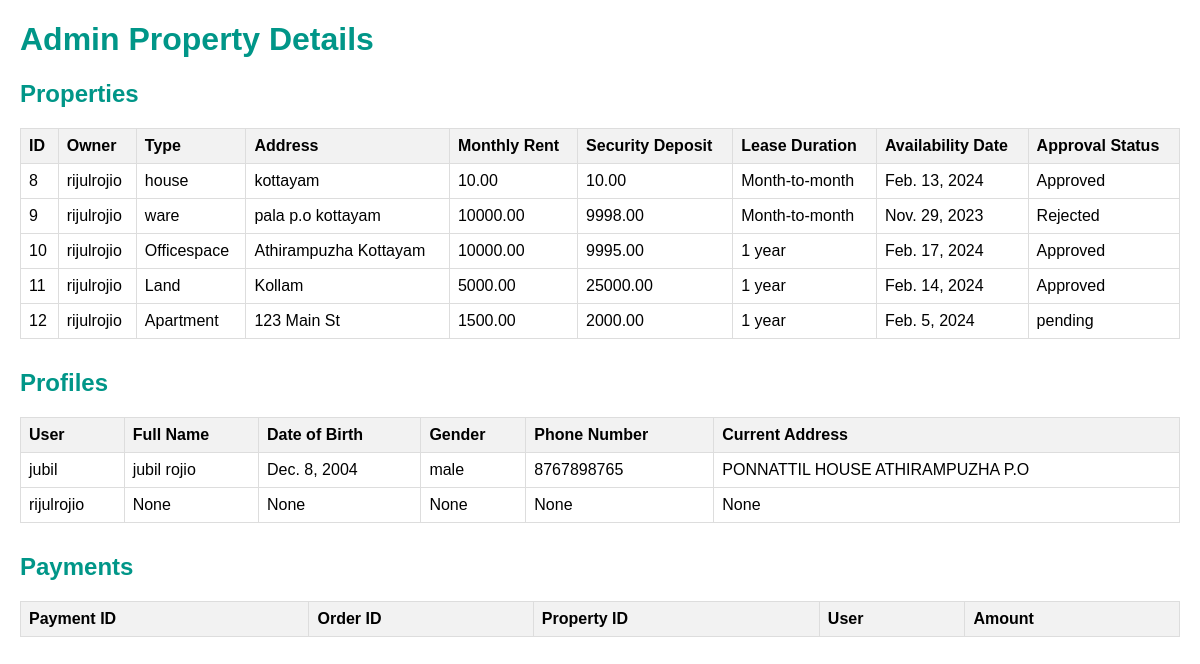
Page /adminpay on the earlier database version.
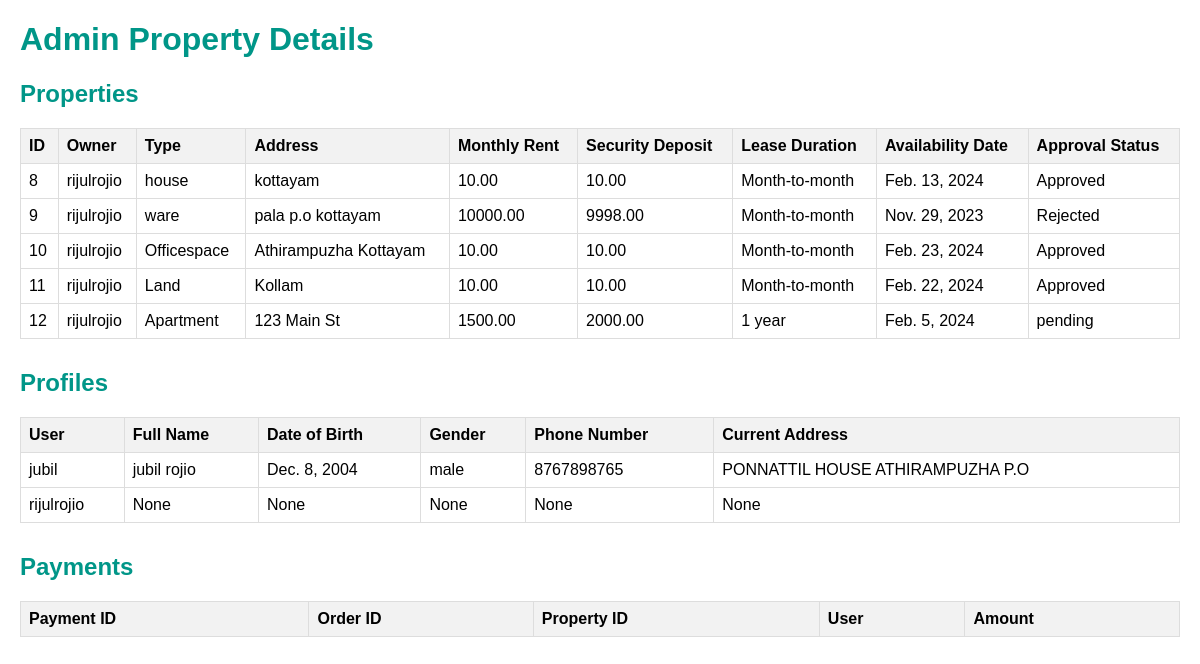
Same page on the later database version.
### rental/models.py (models this page shows, shortened)
class Property(models.Model):
    property_owner = models.ForeignKey(
        get_user_model(),
        on_delete=models.CASCADE
    )
    property_type = models.CharField(max_length=20, choices=[('apartment', 'Apartment'), ('house', 'House'), ('office', 'Office')])
    address = models.CharField(max_length=255)
    monthly_rent = models.DecimalField(max_digits=10, decimal_places=2)
    security_deposit = models.DecimalField(max_digits=10, decimal_places=2)
    lease_duration = models.CharField(max_length=20, choices=[('1 year', '1 Year'), ('month-to-month', 'Month-to-Month')])
    availability_date = models.DateField()
    APPROVAL_CHOICES = [
        ('pending', 'Pending'),
        ('approved', 'Approved'),
        ('rejected', 'Rejected'),
    ]
    approval_status = models.CharField(
        max_length=20,
        choices=APPROVAL_CHOICES,
        default='pending',
    )
    deleted = models.BooleanField(default=False)

class CustomUser(AbstractUser):
    role = models.CharField(max_length=15)  # For custom user roles, if needed
    class Meta:
        verbose_name = 'User'
        verbose_name_plural = 'Users'

### rental/views.py (the view)
# urls.py: path('adminpay', views.admin_dashboard, name='adminpay'),
def admin_dashboard(request):
    properties = Property.objects.all()
    profiles = Profile.objects.all()
    payments = Payment.objects.all()
    return render(request, 'adminpay.html', {'properties': properties, 'profiles': profiles, 'payments': payments})

### templates/adminpay.html (shortened to what this page needs)
{% load static %}
<!DOCTYPE html>
<html lang="en">
<head>
</head>
<body>
    <h1>Admin Property Details</h1>
    <div>
        <h2>Properties</h2>
        <table>
            <thead>
                <tr>
                    <th>ID</th>
                    <th>Owner</th>
                    <th>Type</th>
                    <th>Address</th>
                    <th>Monthly Rent</th>
                    <th>Security Deposit</th>
                    <th>Lease Duration</th>
                    <th>Availability Date</th>
                    <th>Approval Status</th>
                </tr>
            </thead>
            <tbody>
                {% for property in properties %}
                <tr>
                    <td>{{ property.id }}</td>
                    <td>{{ property.property_owner.username }}</td>
                    <td>{{ property.property_type }}</td>
                    <td>{{ property.address }}</td>
                    <td>{{ property.monthly_rent }}</td>
                    <td>{{ property.security_deposit }}</td>
                    <td>{{ property.lease_duration }}</td>
                    <td>{{ property.availability_date }}</td>
                    <td>{{ property.approval_status }}</td>
                </tr>
                {% endfor %}
            </tbody>
        </table>
    </div>
    <div>
        <h2>Profiles</h2>
        <table>
            <thead>
                <tr>
                    <th>User</th>
                    <th>Full Name</th>
                    <th>Date of Birth</th>
                    <th>Gender</th>
                    <th>Phone Number</th>
                    <th>Current Address</th>
                </tr>
            </thead>
            <tbody>
                {% for profile in profiles %}
                <tr>
                    <td>{{ profile.user.username }}</td>
                    <td>{{ profile.full_name }}</td>
                    <td>{{ profile.date_of_birth }}</td>
                    <td>{{ profile.gender }}</td>
                    <td>{{ profile.phone_number }}</td>
                    <td>{{ profile.current_address }}</td>
                </tr>
                {% endfor %}
            </tbody>
        </table>
    </div>
    <div>
        <h2>Payments</h2>
        <table>
            <thead>
                <tr>
                    <th>Payment ID</th>
                    <th>Order ID</th>
                    <th>Property ID</th>
                    <th>User</th>
                    <th>Amount</th>
                </tr>
            </thead>
        </table>
    </div>
</body>
</html>

Differences in the rows shown:
changed Property "Officespace": monthly_rent "10000.00" → "10.00"; security_deposit "9995.00" → "10.00"; lease_duration "1 year" → "Month-to-month"; availability_date "Feb. 17, 2024" → "Feb. 23, 2024"
changed Property "Land": monthly_rent "5000.00" → "10.00"; security_deposit "25000.00" → "10.00"; lease_duration "1 year" → "Month-to-month"; availability_date "Feb. 14, 2024" → "Feb. 22, 2024"
